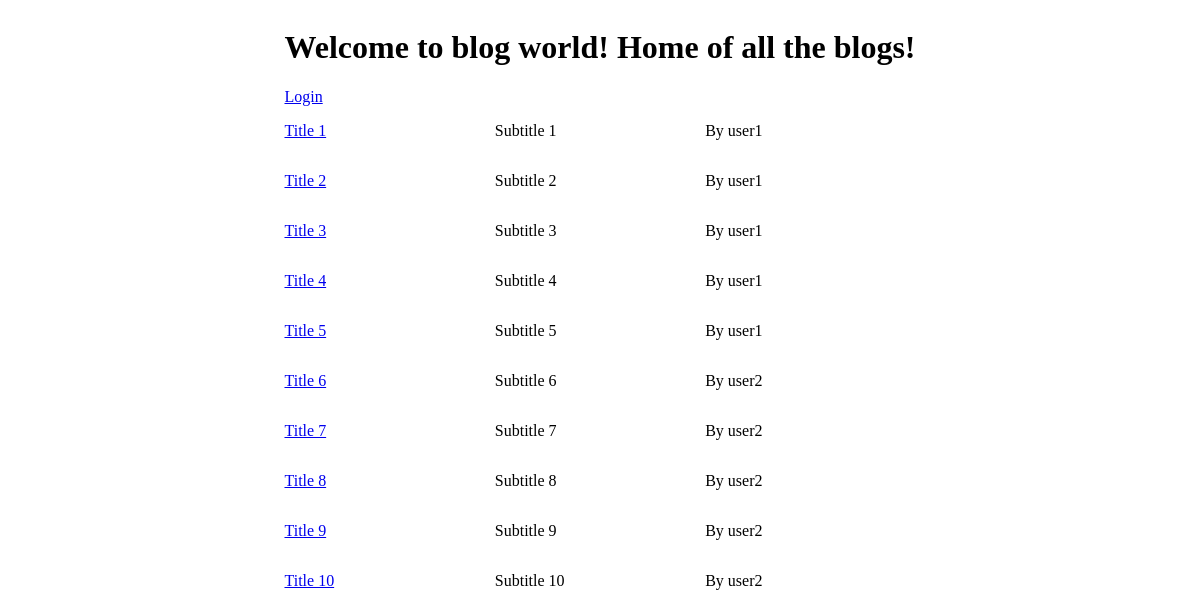
The page / on the database its author committed.
### blog_api/models.py (models this page shows, shortened)
class BlogPost(db.Model):
   __tablename__ = "blog_posts"
   id: Mapped[int] = mapped_column(primary_key=True)
   title: Mapped[str]
   subtitle: Mapped[Optional[str]]
   body: Mapped[str]
   created_at: Mapped[datetime] = mapped_column(server_default=func.now())
   updated_at: Mapped[datetime] = mapped_column(onupdate=lambda : datetime.now(timezone.utc), server_default=func.now())
   author_id: Mapped[int] = mapped_column(ForeignKey("users.id"))
   author: Mapped["User"] = relationship(back_populates="blogs")

class User(db.Model):
   __tablename__="users"
   id: Mapped[int] = mapped_column(primary_key=True)
   username: Mapped[str]
   password: Mapped[str]
   blogs: Mapped[List["BlogPost"]] = relationship(back_populates="author")

### blog_api/api.py (the view)
@app.get('/')
def list_blogs():
    blogs = [{"id":blog.id, "title": blog.title, "subtitle": blog.subtitle, "body": blog.body, "created_at": blog.created_at, "author": blog.author.username} for blog in db.session.execute(db.select(BlogPost)).scalars()]
    if len(blogs)==0:
        seed_db()
        blogs = [{"id":blog.id, "title": blog.title, "subtitle": blog.subtitle, "body": blog.body, "created_at": blog.created_at, "author": blog.author.username} for blog in db.session.execute(db.select(BlogPost)).scalars()]
    return render_template('./blogs.html', blogs=blogs)

### blog_api/templates/blogs.html
{% extends 'base.html' %}
{% block content %}
<h1>Welcome to blog world! Home of all the blogs!</h1>
<div>
    {% if not current_user.is_authenticated %}
    <a href="{{ url_for( 'get_login') }}">Login</a>
    {% else %}
    <p>Logged in as {{current_user.username}}</p>
    <a href="{{ url_for('logout')}}">Logout</a>
    <a href="{{ url_for('new_blog_form')}}">New Blog</a>
    {% endif %}
</div>
<div id="blogs">
    {% for blog in blogs %}
    <div class="blog-overview">
        <a href="{{ url_for( 'get_blog', blog_id=blog.id ) }}">
        <p>{{blog.title}}</p></a>
        <p>{{blog.subtitle}}</p>
        <p>By {{blog.author}}</p>
    </div>
    {% endfor %}
</div>
{% endblock %}

### blog_api/static/main.css (style rules this page uses)
body { display: flex; flex-direction: column; align-items: center; }
.blog-overview { display: grid; grid-template-columns: repeat(3, 1fr); }

### rows shown on the page
BlogPost: title "Title 1", subtitle "Subtitle 1"
User: author "user1" "user1" "user1" "user1" "user1"
BlogPost: title "Title 2", subtitle "Subtitle 2"
BlogPost: title "Title 3", subtitle "Subtitle 3"
BlogPost: title "Title 4", subtitle "Subtitle 4"
BlogPost: title "Title 5", subtitle "Subtitle 5"
BlogPost: title "Title 6", subtitle "Subtitle 6"
User: author "user2" "user2" "user2" "user2" "user2"
BlogPost: title "Title 7", subtitle "Subtitle 7"
BlogPost: title "Title 8", subtitle "Subtitle 8"
BlogPost: title "Title 9", subtitle "Subtitle 9"
BlogPost: title "Title 10", subtitle "Subtitle 10"
